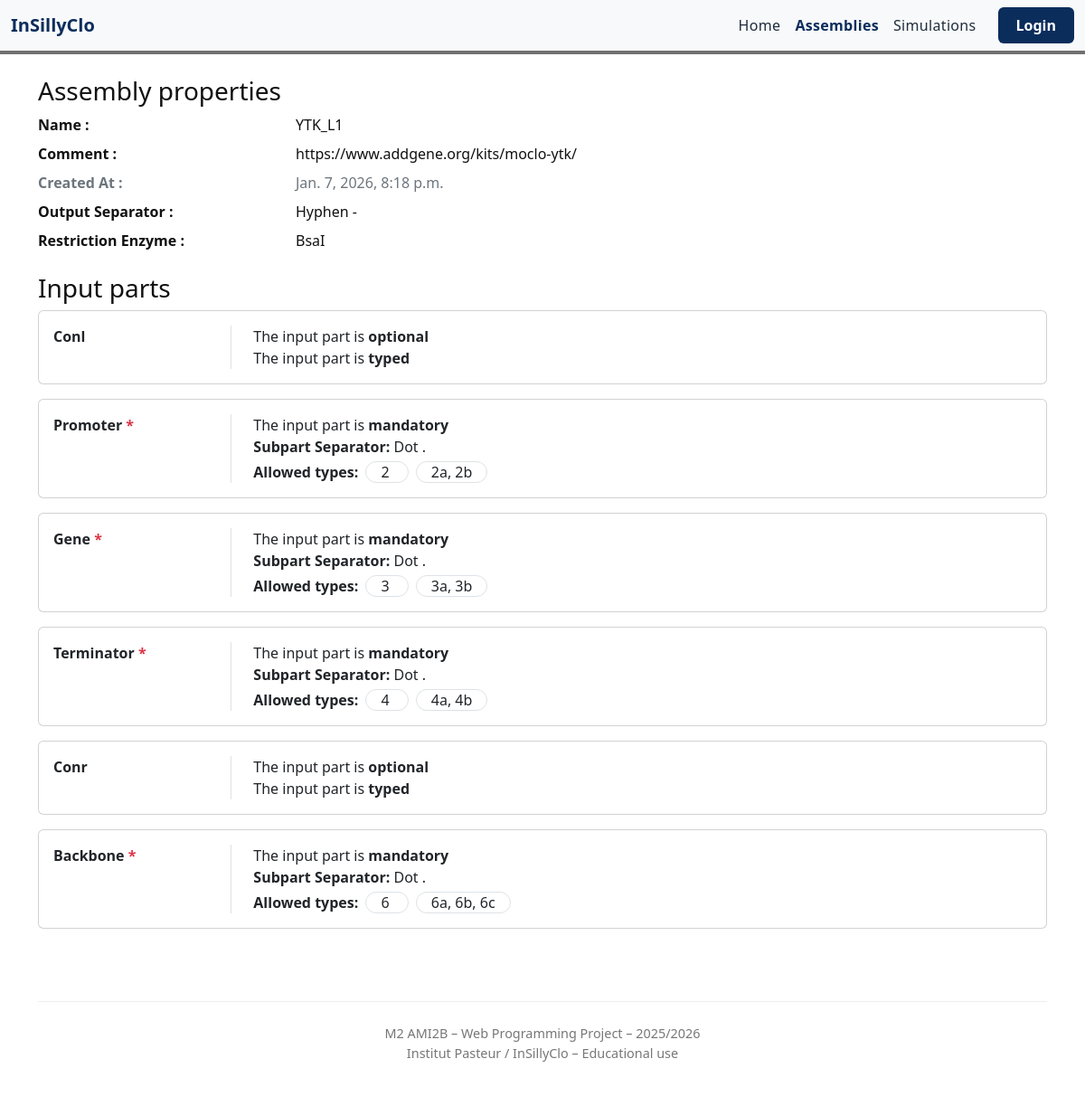
Page /campaigns/simulator/browse/1/ on the committed database.
### campaigns/models.py (models this page shows)
class Assembly(models.Model):
    name = models.CharField(max_length=200)
    comment = models.TextField()
    creation_date = models.DateTimeField("Created At")
    separator = models.CharField(max_length=20)
    restriction_enzyme = models.CharField(max_length=50)
    file_name = models.CharField(max_length=255, blank=True, null=True)

class InputParts(models.Model):
    assembly = models.ForeignKey(Assembly, on_delete=models.CASCADE, related_name='inputparts_set')
    part_name = models.CharField(max_length=200)
    typed = models.BooleanField(default=False)
    mandatory = models.BooleanField(default=True)
    separator = models.CharField(max_length=20, blank=True, null=True)
    allowed_types = models.ManyToManyField('Type', blank=True)

class Type(models.Model):
    type_name = models.CharField(max_length=50)

### campaigns/views.py (the view)
# urls.py: path('simulator/browse/<int:pk>/', views.assembly_detail, name='assembly_detail'),
def assembly_detail(request, pk):
    assembly = get_object_or_404(Assembly, id=pk)
    input_parts = assembly.inputparts_set.prefetch_related("allowed_types")
    return render(
        request,
        "campaigns/assembly_details.html",
        {
            "assembly": assembly,
            "input_parts": input_parts,
            "active_page": "browse",
        },
    )

### campaigns/templates/campaigns/assembly_details.html (shortened to what this page needs)
{% load static %}
<!DOCTYPE html>
<html lang="en">
<head>
    <link href="https://cdn.jsdelivr.net/npm/bootstrap@5.3.2/dist/css/bootstrap.min.css" rel="stylesheet">
    <link href="https://cdn.jsdelivr.net/npm/bootstrap-icons@1.10.5/font/bootstrap-icons.css" rel="stylesheet">
    <link rel="stylesheet" href="{% static 'frontend/styles.css' %}">
</head>
<body class="d-flex flex-column min-vh-100">
{% include 'frontend/navbar.html' %}
<main class="flex-grow-1">
  <div class="container py-4">
<h3>Assembly properties</h3>
<dl class="row">
  <dt class="col-12 col-md-3">Name :</dt>
  <dd class="col-12 col-md-9">
    {{ assembly.name }}
  </dd>
  <dt class="col-12 col-md-3">Comment :</dt>
  <dd class="col-12 col-md-9">
    {{ assembly.comment|default:"—" }}
  </dd>
  <dt class="col-12 col-md-3 text-secondary">Created At :</dt>
  <dd class="col-12 col-md-9 text-secondary">
    {{ assembly.creation_date }}
  </dd>
  <dt class="col-12 col-md-3">Output Separator :</dt>
  <dd class="col-12 col-md-9">
    {{ assembly.separator|default:"—" }}
  </dd>
  <dt class="col-12 col-md-3">Restriction Enzyme :</dt>
  <dd class="col-12 col-md-9">
    {{ assembly.restriction_enzyme|default:"—" }}
  </dd>
</dl>
<h3>Input parts</h3>
{% if input_parts %}
  {% for part in input_parts %}
    <div class="card context-designer border-designer mb-3">
      <div class="card-body row">
        <div class="col-12 col-xl-2 col-lg-3 col-md-3 me-md-4">
          <div class="text-designer fw-bolder">
            {{ part.part_name }}
            {% if part.mandatory %}
              <span class="text-danger">*</span>
            {% endif %}
          </div>
        </div>
        <div class="col border-10 border-start border-auto ps-md-4">
            <div class="d-block">
                    {% if part.mandatory %}
                        The input part is <b>mandatory</b>
                    {% else %}
                        The input part is <b>optional</b>
                    {% endif %}
                </div>
                {% if part.typed %}
                <div class="d-block">
                    The input part is <b>typed</b>
                </div>
                {% endif %}
                {% if part.separator %}
                <div class="d-block">
                    <span class="fw-bolder">Subpart Separator:</span>
                    {{ part.separator }}
                </div>
                {% endif %}
          {% if part.allowed_types.exists %}
            <div class="d-block mt-1">
              <span class="fw-bolder">Allowed types:</span>
              {% for t in part.allowed_types.all %}
                <span class="border border-1 border-designer
                             rounded-5 px-3 mx-1 bg-designer-light">
                  {{ t.type_name }}
                </span>
              {% endfor %}
            </div>
          {% endif %}
        </div>
      </div>
    </div>
  {% endfor %}
{% else %}
  <div class="placeholder-box">
    No input parts defined for this assembly
  </div>
{% endif %}
{% include 'frontend/footer.html' %}
</body>
</html>

### frontend/static/frontend/styles.css (style rules this page uses)
body { background-color: #fff; color: #111; }

### rows in the picture
Assembly: name "YTK_L1", comment "https://www.addgene.org/kits/moclo-ytk/", creation_date "Jan. 7, 2026, 8:18 p.m.", separator "Hyphen -", restriction_enzyme "BsaI"
InputParts: part_name "Conl", mandatory "The input part is", typed "The input part is"
InputParts: part_name "Promoter", mandatory "The input part is", separator "Dot ."
Type: type_name "2"
Type: type_name "2a, 2b"
InputParts: part_name "Gene", mandatory "The input part is", separator "Dot ."
Type: type_name "3"
Type: type_name "3a, 3b"
InputParts: part_name "Terminator", mandatory "The input part is", separator "Dot ."
Type: type_name "4"
Type: type_name "4a, 4b"
InputParts: part_name "Conr", mandatory "The input part is", typed "The input part is"
InputParts: part_name "Backbone", mandatory "The input part is", separator "Dot ."
Type: type_name "6"
Type: type_name "6a, 6b, 6c"
